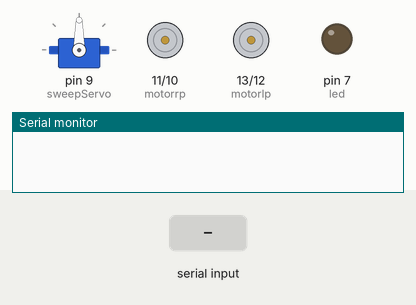
Recording of a sketch running on a simulated Arduino Uno, built with avr-gcc and run on an emulated ATmega328P. Shown: servo, motor-driver pin pairs drawn as motors (green arrow = first pin HIGH = forward, orange = second pin HIGH = backward, longer = more drive), output pins drawn as LEDs (lit = HIGH), the last lines printed to the serial monitor. The inputs (shaded band) are chosen by the test bench. Random numbers use the default seed unless the sketch sets one.

Above: at 1.2 s.
1.3 s: "w" received over Serial
At 2.5 s:
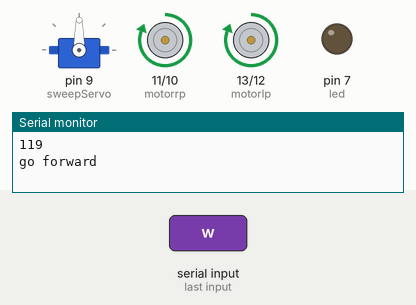
2.8 s: byte 102 (102) received over Serial
At 3.8 s:
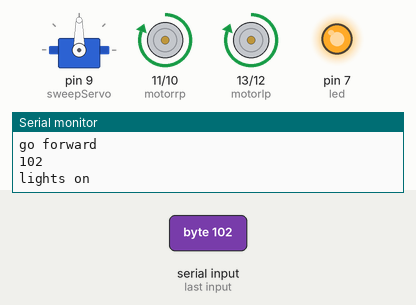
4.3 s: byte 120 (120) received over Serial
At 4.9 s:
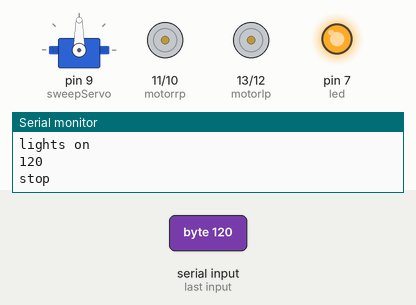
5.8 s: "d" received over Serial
At 6.1 s:
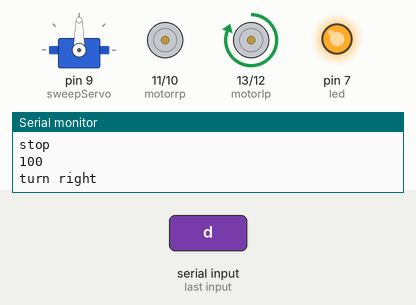
7.3 s: byte 103 (103) received over Serial
At 8.4 s:
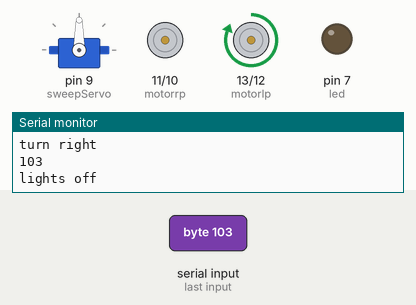
8.8 s: "a" received over Serial
At 9.5 s:
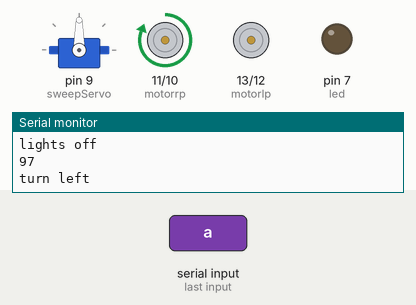
Timing chart, 0 to 11.3 s (numbered marks = the images above; inputs shaded):
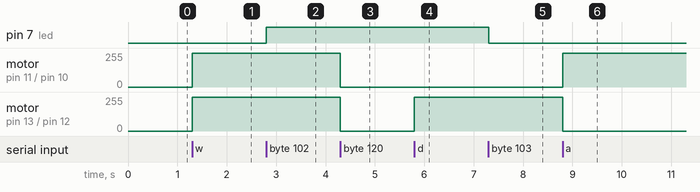

Measured:
- after the input at 1.3 s, motor on pin 11 (motorrp) / pin 10 (motorrn), motor on pin 13 (motorlp) / pin 12 (motorln): stopped → forward 255/255 at once
- after the input at 2.8 s, pin 7 (led): LOW → HIGH at once
- after the input at 4.3 s, motor on pin 11 (motorrp) / pin 10 (motorrn), motor on pin 13 (motorlp) / pin 12 (motorln): forward 255/255 → stopped at once
- after the input at 5.8 s, motor on pin 13 (motorlp) / pin 12 (motorln): stopped → forward 255/255 at once
- after the input at 7.3 s, pin 7 (led): HIGH → LOW at once
- after the input at 8.8 s, motor on pin 11 (motorrp) / pin 10 (motorrn): stopped → forward 255/255 at once; motor on pin 13 (motorlp) / pin 12 (motorln): forward 255/255 → stopped at once

The sketch:

lunar-rover-bluetoothv0.3.ino
```cpp
// Necessary libraries: Servo
#include <Servo.h>

const int motorrp = 11;
const int motorrn = 10;
const int motorlp = 13;
const int motorln = 12;
const int led = 7;
const int trigPin2 = 8;
const int echoPin2 = 3;
const int trigPin = 5;
const int echoPin = 6;
const int irr = 2;
const int irl = 4;
const int lightDetect = A0;
int lightLevel;
long duration;
int distance;
int distance2;
int obstacleRight;
int obstacleLeft;
int autoDrive = 0;
int autoLights;
int btIn;

Servo sweepServo;

void setup() {
    Serial.begin(9600);
    pinMode(motorrp, OUTPUT);
    pinMode(motorrn, OUTPUT);
    pinMode(motorlp, OUTPUT);
    pinMode(motorln, OUTPUT);
    pinMode(led, OUTPUT);
    pinMode(trigPin2, OUTPUT);
    pinMode(echoPin2, INPUT);
    pinMode(irr, INPUT);
    pinMode(irl, INPUT);
    pinMode(trigPin, OUTPUT);
    pinMode(echoPin, INPUT);
    sweepServo.attach(9);
    sweepServo.write(90);
}

void goForward() {
    digitalWrite(motorrp, HIGH);
    digitalWrite(motorrn, LOW);
    digitalWrite(motorlp, HIGH);
    digitalWrite(motorln, LOW);
}

void goBackward() {
    digitalWrite(motorrp, LOW);
    digitalWrite(motorrn, HIGH);
    digitalWrite(motorlp, LOW);
    digitalWrite(motorln, HIGH);
}

void turnRight() {
    digitalWrite(motorrp, LOW);
    digitalWrite(motorrn, LOW);
    digitalWrite(motorlp, HIGH);
    digitalWrite(motorln, LOW);
}

void turnRightBackwards() {
    digitalWrite(motorrp, LOW);
    digitalWrite(motorrn, LOW);
    digitalWrite(motorlp, LOW);
    digitalWrite(motorln, HIGH);
}

void turnLeft() {
    digitalWrite(motorrp, HIGH);
    digitalWrite(motorrn, LOW);
    digitalWrite(motorlp, LOW);
    digitalWrite(motorln, LOW);
}

void turnLeftBackwards() {
    digitalWrite(motorrp, LOW);
    digitalWrite(motorrn, HIGH);
    digitalWrite(motorlp, LOW);
    digitalWrite(motorln, LOW);
}

void stop() {
    digitalWrite(motorrp, LOW);
    digitalWrite(motorrn, LOW);
    digitalWrite(motorlp, LOW);
    digitalWrite(motorln, LOW);
}

void servoMotion() {
    sweepServo.write(random(0, 180));
    delay(random(50, 500));
}

void loop() {
    if (Serial.available() > 0) {
        btIn = Serial.read();
        Serial.println(btIn);
        switch (btIn) {
            case 119:
            Serial.println("go forward");
            goForward();
            break;
            case 100:
            Serial.println("turn right");
            turnRight();
            break;
            case 97:
            Serial.println("turn left");
            turnLeft();
            break;
            case 115:
            Serial.println("go backwards");
            goBackward();
            break;
            case 99:
            Serial.println("turn right backwards");
            turnRightBackwards();
            break;
            case 122:
            Serial.println("turn left backwards");
            turnLeftBackwards();
            break;
            case 120:
            Serial.println("stop");
            stop();
            break;
            case 114:
            Serial.println("auto drive on");
            autoDrive = 1;
            break;
            case 101:
            Serial.println("auto drive off");
            autoDrive = 0;
            break;
            case 102:
            Serial.println("lights on");
            autoLights = 0;
            digitalWrite(led, HIGH);
            break;
            case 103:
            Serial.println("lights off");
            autoLights = 0;
            digitalWrite(led, LOW);
            break;
            case 104:
            Serial.println("auto lights active");
            autoLights = 1;
            break;
       }
    }


}
```
